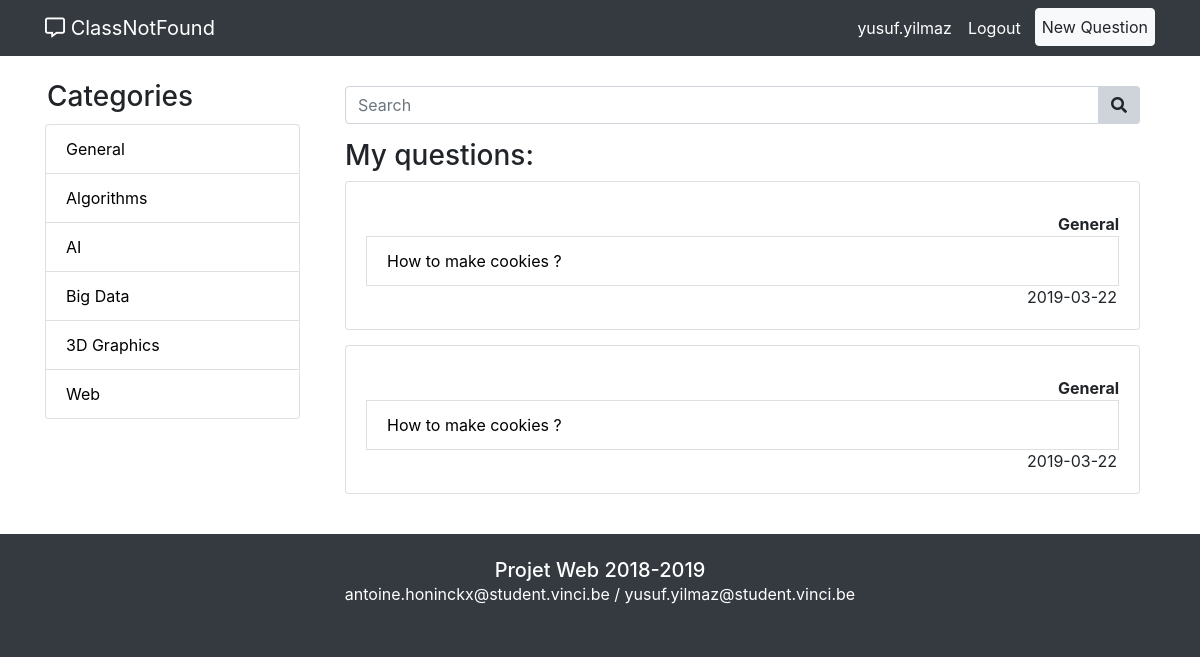
The page /index.php?action=profile (signed in) on the database its author committed.
### tables this page shows
CREATE TABLE IF NOT EXISTS `categories` (
  `category_id` int(11) NOT NULL AUTO_INCREMENT,
  `name` varchar(25) NOT NULL,
  PRIMARY KEY (`category_id`),
  UNIQUE KEY `idx_name` (`name`)
);

CREATE TABLE IF NOT EXISTS `questions` (
  `question_id` int(11) NOT NULL AUTO_INCREMENT,
  `author_id` int(11) NOT NULL,
  `category_id` int(11) NOT NULL,
  `best_answer_id` int(11) DEFAULT NULL,
  `title` varchar(50) NOT NULL,
  `subject` text NOT NULL,
  `state` set('solved','duplicated') DEFAULT NULL,
  `publication_date` date NOT NULL,
  PRIMARY KEY (`question_id`),
  KEY `category_id` (`category_id`),
  KEY `best_answer_id` (`best_answer_id`),
  KEY `author_id_questions` (`author_id`)
);

### index.php (called while the page is built, shortened)
<?php
require_once(MODELS . 'Db.php');
$db = Db::getInstance();
$categories = $db->select_categories();
require_once(VIEWS . 'header.php');
switch ($_GET['action']) {
    case 'profile':
        require_once(CONTROLLERS . 'ProfileController.php');
        $controller = new ProfileController($db);
        break;
}
$controller->run();
require_once(VIEWS . 'footer.php');

### models/Db.php (called while the page is built, shortened)
<?php
class Db
{
    private static $instance = null;
    private $_db;
    private function __construct()
    {
        $ini = parse_ini_file('config/config.ini');
        try {
            $this->_db = new PDO('mysql:host=localhost;dbname=' . $ini['db_name'] . ';charset=utf8', $ini['db_user'], $ini['db_password']);
            $this->_db->setAttribute(PDO::ATTR_ERRMODE, PDO::ERRMODE_EXCEPTION);
            $this->_db->setAttribute(PDO::ATTR_DEFAULT_FETCH_MODE, PDO::FETCH_OBJ);
        } catch (PDOException $e) {
            die('Error: connexion to config failed : ' . $e->getMessage());
        }
    }
    public static function getInstance()
    {
        if (is_null(self::$instance)) {
            self::$instance = new Db();
        }
        return self::$instance;
    }
    public function select_categories()
    {
        $query = 'SELECT * FROM categories ORDER BY category_id ASC';
        $ps = $this->_db->prepare($query);
        $ps->execute();
        $categories = array();
        while ($row = $ps->fetch()) {
            $categories[] = new Category($row->category_id, $row->name);
        }
        return $categories;
    }
    public function select_member_questions_categories($memberId)
    {
        $query = 'SELECT Q.*, C.* FROM questions Q, members M, categories C WHERE Q.author_id = :id AND Q.category_id = C.category_id ORDER BY Q.question_id DESC';
        $ps = $this->_db->prepare($query);
        $ps->bindValue(':id', $memberId);
        $ps->execute();
        $questions = array();
        $categories = array();
        while ($row = $ps->fetch()) {
            $questions[] = new Question($row->question_id, $row->author_id, $row->category_id, $row->best_answer_id, $row->title, $row->subject, $row->state, $row->publication_date);
            $categories[] = new Category($row->category_id, $row->name);
        }
        return array($questions, $categories);
    }
    public function select_id($login)
    {
        $query = 'SELECT member_id FROM members WHERE login = :login';
        $ps = $this->_db->prepare($query);
        $ps->bindValue(':login', $login);
        $ps->execute();
        $row = $ps->fetch();
        return $row->member_id;
    }
}

### models/Category.class.php (called while the page is built)
<?php
class Category
{
    private $_id;
    private $_name;
    function __construct($id, $name)
    {
        $this->_id = $id;
        $this->_name = $name;
    }
    public function id()
    {
        return $this->_id;
    }
    public function name()
    {
        return $this->_name;
    }
    public function html_name()
    {
        return htmlspecialchars($this->_name);
    }
}

### controllers/ProfileController.php (called while the page is built, shortened)
<?php
class ProfileController
{
    private $_db;
    public function __construct($db)
    {
        $this->_db = $db;
    }
    public function run()
    {
        $memberId = $this->_db->select_id($_SESSION['login']);
        $memberQuestions = $this->_db->select_member_questions_categories($memberId);
        $questions = $memberQuestions[0];
        $categories = $memberQuestions[1];
        require_once(VIEWS . 'profile.php');
    }
}

### models/Question.class.php (called while the page is built, shortened)
<?php
class Question
{
    private $_question_id;
    private $_title;
    private $_publication_date;
    public function __construct($question_id, $author_id, $category_id, $best_answer_id , $title, $subject, $state, $publication_date)
    {
        $this->_question_id = $question_id;
        $this->_title = $title;
        $this->_publication_date = $publication_date;
    }
    public function questionId()
    {
        return $this->_question_id;
    }
    public function html_title(){
        return htmlspecialchars($this->_title);
    }
    public function publicationDate()
    {
        return $this->_publication_date;
    }
}

### views/profile.php (the view)
<div class="container">
    <h3>My questions:</h3>
</div>
<?php for ($i = 0; $i < count($memberQuestions); $i++) { ?>
    <div class="container">
        <div class="card">
            <div class="card-body">
                    <span class="font-weight-bold categoryQuestions pagination justify-content-end"">
                    <?php echo $categories[$i]->name(); ?>
                    </span>
                    <a href="index.php?action=question&id=<?php echo $questions[$i]->questionId(); ?>"
                       class="list-group-item questions">
                        <?php echo $questions[$i]->html_title() ?>
                    </a>
                <span class="card-deco pagination justify-content-end">
                    <?php echo $questions[$i]->publicationDate() ?>
                </span>
            </div>
        </div>
    </div>
<?php } ?>

### views/header.php (shortened to what this page needs)
<!DOCTYPE html>
<html lang="en">
<head>
    <link rel="stylesheet" href="<?php echo VIEWS ?>CSS/bootstrap.min.css">
    <link rel="stylesheet" href="<?php echo VIEWS ?>CSS/font-awesome-all.css">
    <link rel="stylesheet" href="<?php echo VIEWS ?>CSS/style.css">
</head>
<body>
<nav class="navbar navbar-expand-md navbar-dark bg-dark fixed-top">
    <div class="container">
        <a class="navbar-brand" href="index.php?action=homepage"><i class="far fa-comment-alt"></i> ClassNotFound</a>
        <div class="collapse navbar-collapse" id="navbarResponsive">
            <ul class="navbar-nav ml-auto">
                <?php if(empty($_SESSION['logged'])) { ?>
                <li class="nav-item">
                    <a class="nav-link" href="index.php?action=register">Register</a>
                </li>
                <?php } else { ?>
                <li class="nav-item">
                    <a class="nav-link" href="index.php?action=profile"><?php echo $_SESSION['login']; ?></a>
                </li>
                <?php } ?>
                <li class="nav-item">
                    <a class="nav-link" href="index.php?action=<?php echo empty($_SESSION['logged']) ? 'login">Login' : 'logout">Logout'?></a>
                </li>
                <li class="nav-item">
                    <a id="btn-new-question" class="nav-link" href="index.php?action=newQuestion"><button id="btn-new-question" class="btn btn-light" type="button">New Question</button></a>
                </li>
            </ul>
        </div>
    </div>
</nav>
<section id="main">
    <div class="container">
        <div class="row">
            <div class="col-md-3">
                <h3 id="categories" class="my-4">Categories</h3>
                <div class="list-group">
                    <?php foreach ($categories as $i => $category) { ?>
                    <a href="index.php?action=category&id=<?php echo $category->id(); ?>" class="list-group-item category"><?php echo $category->html_name(); ?></a>
                    <?php } ?>
                </div>
            </div>
            <div class="col-md-9">
                <div class="container-fluid form-search">
                    <form action="index.php?action=search" method="post">
                        <div class="input-group">
                            <input class="form-control" type="text" placeholder="Search" name="search" <?php if(isset($_POST['search'])) echo 'value="' . htmlspecialchars($_POST['search']) . '"' ?>>
                            <div class="input-group-btn">
                            <button id="btn-search" class="btn btn-default" type="submit" name="form_search"><i class="fas fa-search"></i></button>
                            </div>
                        </div>
                    </form>
                </div>

### views/CSS/style.css (style rules this page uses)
body { padding-top: 56px; background-color: #343A40; }
a#btn-new-question { padding: 0px 0px 0px 6px; }
button#btn-new-question { padding: 6px; }
.list-group { margin-bottom: 10px !important; }
#categories { margin-bottom: 10px !important; margin-left: 2px; }
.card { margin-bottom: 15px; }
.questions { text-decoration: none; color: black; }
.card-deco { padding-right: 2px; }
.categoryQuestions { margin-top: 10px; }
a.list-group-item { text-decoration: none; color: black; }
.form-search { margin-top: 30px; margin-bottom: 15px; }
#btn-search { background-color: #CED4DA; border: 1px solid #CED4DA; border-bottom-left-radius: 0px; border-top-left-radius: 0px; border-left: none; }
section#main { background-color: #fff; padding-bottom: 25px; }
a.nav-link { color: #FFF !important; }

### rows shown on the page
categories: name "General"
categories: name "Algorithms"
categories: name "AI"
categories: name "Big Data"
categories: name "3D Graphics"
categories: name "Web"
questions: category.name "General", title "How to make cookies ?", publication_date "2019-03-22"

### other values the page prints
$_SESSION['login'] "yusuf.yilmaz"
